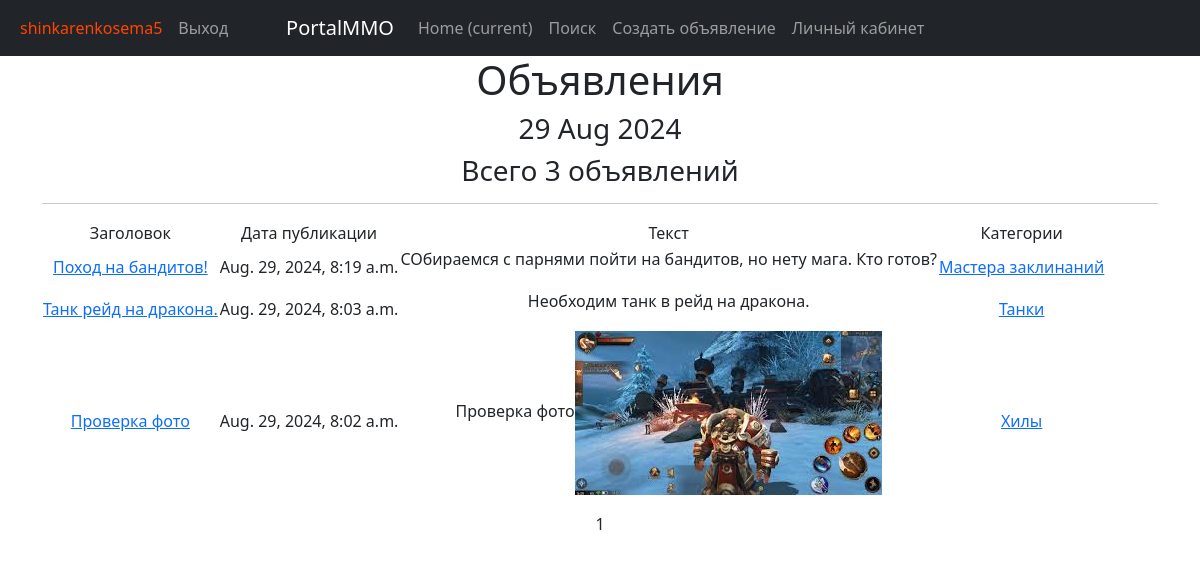
/posts/ (signed in), run on the app's committed database.
### myapp/models.py (models this page shows, shortened)
class User(AbstractUser):
    code = models.CharField(max_length=15, blank=True, null=True)

class Advertisement(models.Model):
    author = models.ForeignKey(User, on_delete=models.CASCADE)
    category = models.ForeignKey(Category, on_delete=models.CASCADE)
    headline = models.CharField(max_length=100)
    text = RichTextUploadingField()
    some_datatime = models.DateTimeField(auto_now_add=True)

class Category(models.Model):
    name_category = models.CharField(max_length=20, unique=True)
    subscribers = models.ManyToManyField(User, blank=True, null=True, related_name='categories')
    def __str__(self):
        return self.name_category

### myapp/views.py (the view)
# urls.py: path('posts/', AdvertisementList.as_view(), name='advert_list'),
class AdvertisementList(ListView):
    model = Advertisement
    ordering = '-some_datatime'
    template_name = 'flatpages/Advertisement.html'
    context_object_name = 'advertisement'
    paginate_by = 5
    def get_context_data(self, **kwargs):
        context = super().get_context_data(**kwargs)
        context['time_now'] = datetime.utcnow()
        return context

### templates/flatpages/Advertisement.html (shortened to what this page needs)
{% extends 'flatpages/default.html' %}
{% block content %}
<h1>Объявления</h1>
<h3>{{ time_now|date:'d M Y' }}</h3>
<h3>Всего {{ advertisement|length }} объявлений</h3>
<hr>
   {% if advertisement %}
       <table>
           <tr>
               <td>Заголовок</td>
               <td>Дата публикации</td>
               <td>Текст</td>
               <td>Категории</td>
           </tr>
           {% for post in advertisement %}
           <tr>
               <td>
                   <a href="{% url 'detail' post.id %}">{{post.headline}}</a>
               </td>
               <td>{{ post.some_datatime }}</td>
               <td>{{ post.text|safe }}</td>
               <td>
                   <a href="{% url 'category_list' post.category.id %}">{{post.category}}</a>
               </td>
           </tr>
           {% endfor %}
       </table>
   {% else %}
       <h2>Новостей нет!</h2>
   {% endif %}
   {{ page_obj.number }}
{% endblock content %}

### templates/flatpages/default.html (shortened to what this page needs)
<!DOCTYPE html>
{% load i18n %}
<html lang="en">
    <head>
        {% load static %}
        <link href="{% static 'css/styles.css' %}" rel="stylesheet" />
    </head>
    <body>
<nav class="navbar navbar-expand-lg navbar-dark bg-dark static-top">
    <div class="container" style="width: 350px">
        <div class="navbar-collapse collapse" id="navbarNav">
            <ul class="nav navbar-nav ml-auto">
                <li class="nav-item active">
                    {% if user.is_authenticated %}
                    <a class="nav-link"><span style="color: orangered;">{{ request.user.username }}</span></a>
                    {% endif %}
                </li>
                <li class="nav-item active">
                    {% if user.is_authenticated %}
                    <a class="nav-link" href='{% url "account_logout" %}'>Выход</a>
                    {% else %}
                    <a class="nav-link" href='{% url "login" %}'>Вход</a>
                    {% endif %}
                </li>
            </ul>
        </div>
    </div>
   <div class="container">
       <a class="navbar-brand" href="/posts/">{% trans "PortalMMO"  %}</a>
       <div class="collapse navbar-collapse" id="navbarResponsive">
           <ul class="navbar-nav ml-auto">
               <li class="nav-item active">
                   <a class="nav-link" href="/posts/">Home
                       <span class="sr-only">(current)</span>
                   </a>
               </li>
               <li class="nav-item">
                   <a class="nav-link" href="/posts/search/">Поиск</a>
               </li>
               <li class="nav-item">
                   <a class="nav-link" href="/posts/create/">Создать объявление</a>
               </li>
               <li class="nav-item">
                   <a class="nav-link" href="/">Личный кабинет</a>
               </li>
           </ul>
       </div>
   </div>
</nav>
        <div class="container">
            <div class="row">
                <div class="col-lg-12 text-center">
                    {% block content %}{% endblock content %}
                </div>
             </div>
        </div>
    </body>
</html>

### data on the page
User: user.username "shinkarenkosema5"
Advertisement: headline "Поход на бандитов!", some_datatime "Aug. 29, 2024, 8:19 a.m.", text "СОбираемся с парнями пойти на бандитов, но нету мага. Кто готов?", category "Мастера заклинаний"
Advertisement: headline "Танк рейд на дракона.", some_datatime "Aug. 29, 2024, 8:03 a.m.", text "Необходим танк в рейд на дракона.", category "Танки"
Advertisement: headline "Проверка фото", some_datatime "Aug. 29, 2024, 8:02 a.m.", text "Проверка фото", text (picture), category "Хилы"

### other printed values
{{ time_now|date:'d M Y' }} "29 Aug 2024"
{{ advertisement|length }} "3"
{{ page_obj.number }} "1"
